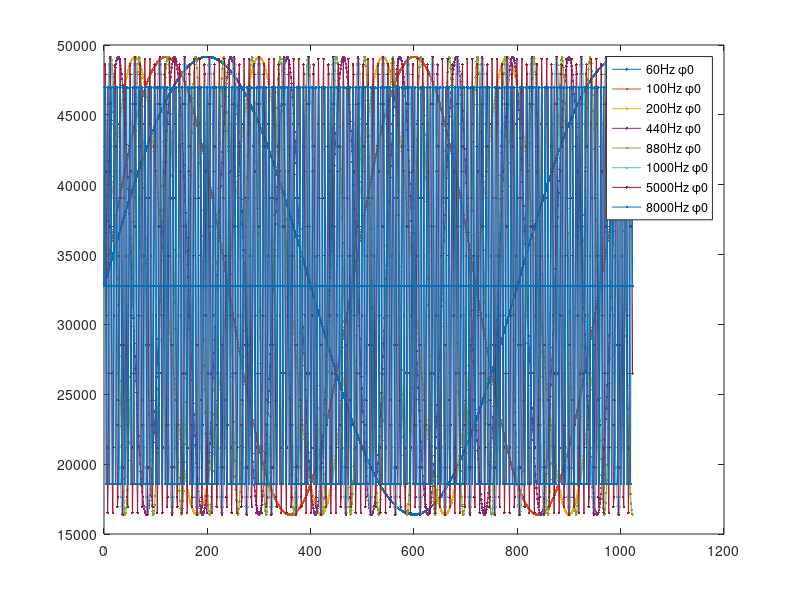

Reproduce this figure in MATLAB.
fs = 48000;
len_t = 1024;
m = 8;

datFormat = 'hex'; % choose 'hex', 'bin' or 'dec'

vs = 34030; % speed of sound at sea level, in cm/s

fprintf('Computing %g samples. fs is %g.\n', len_t, fs);
fprintf('Length is %g seconds or\n',len_t/fs);
fprintf('1/%g of a second.\n',fs/len_t);
fprintf('Distance traversed is %g centimeters.\n',len_t/fs*vs);

t = 0:len_t-1;

  % freq        phase   ampl        offset
params = [ ...
    60,         0,      2^14,       2^15        ; ... %1
    100,        0,      2^14,       2^15        ; ... %2   
    200,        0,      2^14,       2^15        ; ... %3   
    440,        0,      2^14,       2^15        ; ... %4
    880,        0,      2^14,       2^15        ; ... %5   
    1000,       0,      2^14,       2^15        ; ... %6   
    5000,       0,      2^14,       2^15        ; ... %7   
    8000,       0,      2^14,       2^15        ...   %8
    ];
    
f       = params(:,1)';
phase   = params(:,2)';
A       = params(:,3)';
offset  = params(:,4)';

% s = samples
s = zeros(m,len_t);

for i=1:m
    fprintf('\nComputing waveform %d:\n',i);
    fprintf('    f      = %g\n',    f(i));
    fprintf('    A      = %g\n',    A(i));
    fprintf('    phase  = %g\n',    phase(i));
    fprintf('    offset = %g\n',  offset(i));
    s(i,:) = round(A(i)*sin((t+phase(i)).*2*pi*f(i)/fs)+offset(i));
end

s=s';

if ~strcmp(datFormat,'bin') && ...
   ~strcmp(datFormat,'hex') && ...
   ~strcmp(datFormat,'dec')
    fprintf(strcat( ...
        '\nInvalid datFormat "',        ...
        datFormat,                      ...
        '"; choose "bin", "hex" or "dec".\n',     ...
        'Defaulting to "bin".\n'));
    datFormat = 'bin';
end

fprintf('\nSaving...\n');
for i=1:m
    file = sprintf('%d-%d.%s', f(i), phase(i), datFormat);
    if datFormat == 'hex'
        dlmwrite(file, dec2hex(s(:,i)));
    elseif datFormat == 'bin'
        dlmwrite(file, dec2bin(s(:,i)));
    elseif datFormat == 'dec'
        file = sprintf('%d-%d.dat', f(i), phase(i));
        dlmwrite(file, s(:,i));
    end
    fprintf('  Saved %s\n', file);
end

fprintf('\nPlotting...\n');
leg = cell(m,1);
for i=1:m
    if i ~= 1 
        hold all;
    end
    plot(t, s(:,i), '.-');
    leg{i} = strcat(        ...
        num2str(f(i)),      ...
        'Hz \phi',          ...
        num2str(phase(i)));
end
legend(leg);
hold off;
zoom xon;

fprintf('[Done]\n\n');

